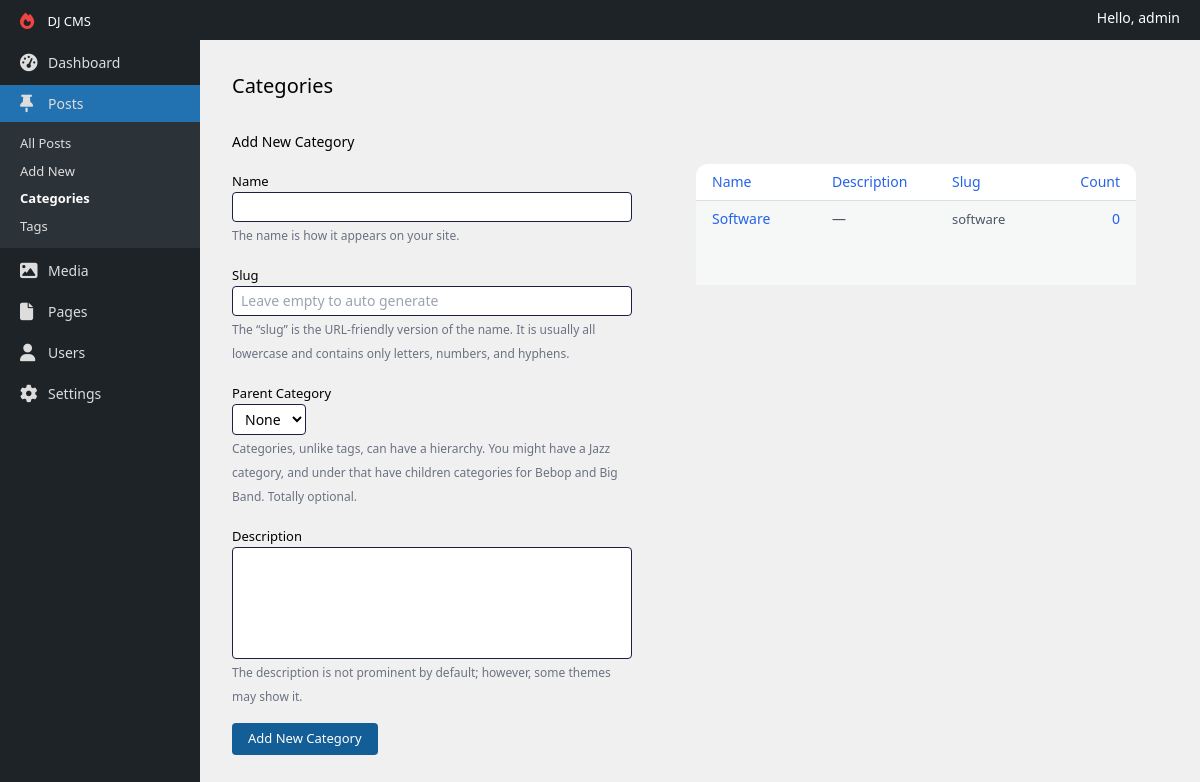
/categories/ (signed in), run on an earlier commit of the app's database.
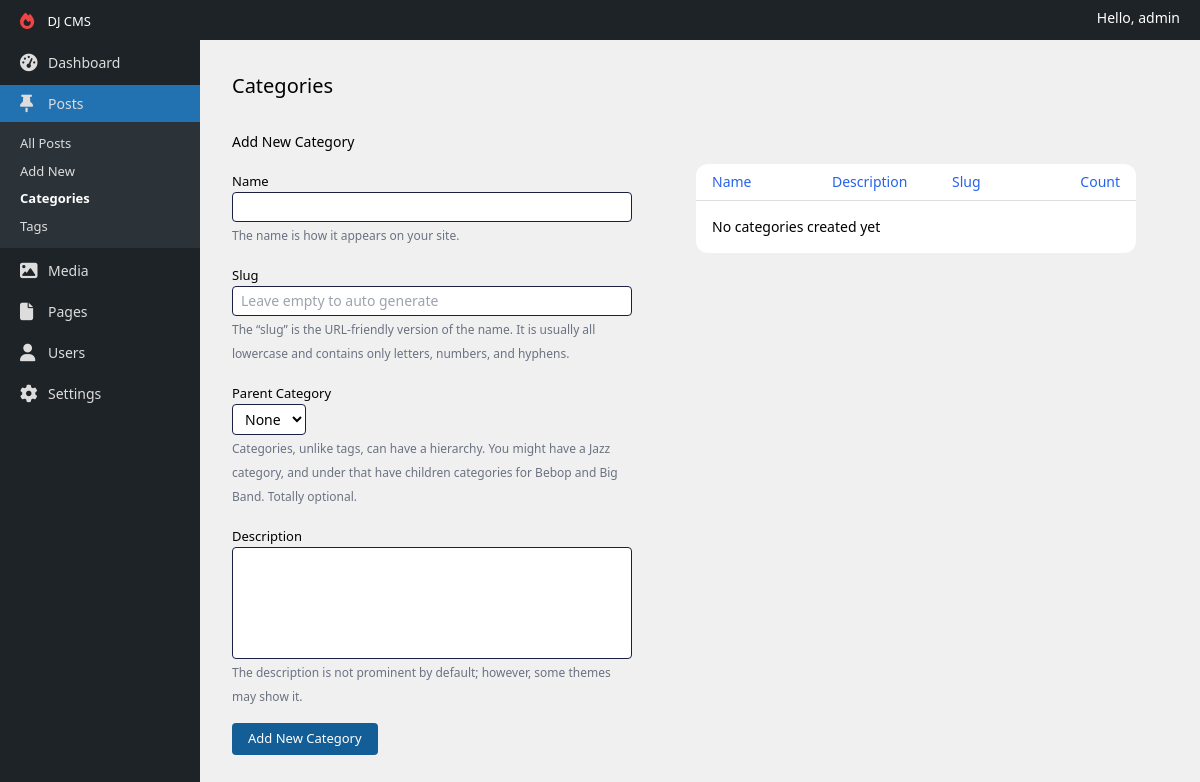
And on a later commit of the database.
### apps/content/models.py (models this page shows, shortened)
class Category(models.Model):
    name = models.CharField(max_length=60)
    slug = models.SlugField(blank=True, unique=True)
    parent_category = models.ForeignKey(to='Category', null=True, blank=True, on_delete=models.DO_NOTHING)
    description = models.TextField(null=True, blank=True)
    class Meta:
        verbose_name_plural = 'Categories'

### apps/dashboard/views.py (the view)
# urls.py: path('categories/', CategoriesView.as_view(), name='categories'),
class CategoriesView(AbstractGroupView):
    template_name = 'categories.html'
    form_class = CategoryForm
    form_success_redirect_url = reverse_lazy('categories')
    model_class = Category

### apps/dashboard/forms.py
class CategoryForm(forms.ModelForm):
    parent_category = forms.ModelChoiceField(queryset=Category.objects.get_queryset(), required=False)
    class Meta:
        model = Category
        fields = '__all__'

### apps/dashboard/permissions.py (called while the page is built)
    def allow_superuser(self) -> bool:
        return True

    def _has_permission(self, request: HttpRequest) -> bool:
        if self.allow_superuser() and request.user.is_superuser:
            return True
        return self.has_user_permission(request)

    def dispatch(self, request, *args, **kwargs):
        if not self._has_permission(request):
            return self.handle_no_permission()
        return super().dispatch(request, *args, **kwargs)

### apps/dashboard/templatetags/utils.py (called while the page is built)
@register.simple_tag(takes_context=True)
def should_expand_menu(context, menu_name) -> bool:
    reverse_url_name = context.request.resolver_match.url_name
    sub_menus = sidebar_menus.get(menu_name)
    if sub_menus:
        for sub_menu in sub_menus:
            if sub_menu == reverse_url_name:
                return True
    return False

@register.simple_tag(takes_context=True)
def current_url_name(context) -> bool:
    return context.request.resolver_match.url_name

### templates/categories.html (shortened to what this page needs)
{% extends 'layouts/default.html' %}
{% block content %}
    <div class="p-2 md:p-8">
        <h1 class="inline-block text-xl">Categories</h1>
        <div class="grid gap-8 lg:grid-cols-[400px_1fr] mt-8">
            <form method="POST">
                <h2 class="text-sm font-medium">Add New Category</h2>
                <div class="mt-4">
                    {% include 'components/category-form.html' %}
                    <div class="mt-4">
                        <button class="bg-[#135e96] text-white px-4 py-1.5 text-[13px] rounded">Add New Category
                        </button>
                    </div>
                </div>
            </form>
            <div class="p-0 lg:p-8">
                <div class="bg-white rounded-xl">
                    <table class="w-full">
                        <thead class="border-b border-[#dfdfdf]">
                        <tr class="text-sm border-b border-[#dedede]">
                            <th class="font-normal text-blue-600 py-2 w-1/4 text-start px-4">Name</th>
                            <th class="font-normal text-blue-600 w-1/4 text-start px-4 hidden sm:table-cell">Description
                            </th>
                            <th class="font-normal text-blue-600 w-1/4 text-start px-4 hidden md:table-cell">Slug</th>
                            <th class="font-normal text-blue-600 py-2 w-1/6 text-end px-4 hidden lg:table-cell">Count
                            </th>
                        </tr>
                        </thead>
                        <tbody>
                        {% for category in items %}
                            <tr class="group text-sm {% cycle 'odd:bg-[#f6f7f7]' 'even:bg-white' %}">
                                <td class="font-normal text-blue-600 px-4 align-top text-sm py-2">
                                    {{ category.name }}
                                </td>
                                <td class="font-normal w-1/4 align-top text-start text-gray-600 px-4 py-2 hidden sm:table-cell">
                                    {% if category.description == '' %}
                                        —
                                    {% else %}
                                        {{ category.description }}
                                    {% endif %}
                                </td>
                                <td class="font-normal w-1/4 align-top text-start text-[13px] text-gray-600 px-4 py-2 hidden md:table-cell">{{ category.slug }}</td>
                                <td class="font-normal text-blue-600 w-1/6 align-top text-end px-4 py-2 hidden lg:table-cell">
                                    0
                                </td>
                            </tr>
                        {% endfor %}
                        </tbody>
                    </table>
                    {% if not items %}
                        <span class="block p-4 text-sm">No categories created yet</span>
                    {% endif %}
                </div>
            </div>
        </div>
    </div>
{% endblock %}

What changed in the data, as far as the page shows it:
removed Category: name "Software", slug "software"
Also different on the page:
text now shown: "No categories created yet"
